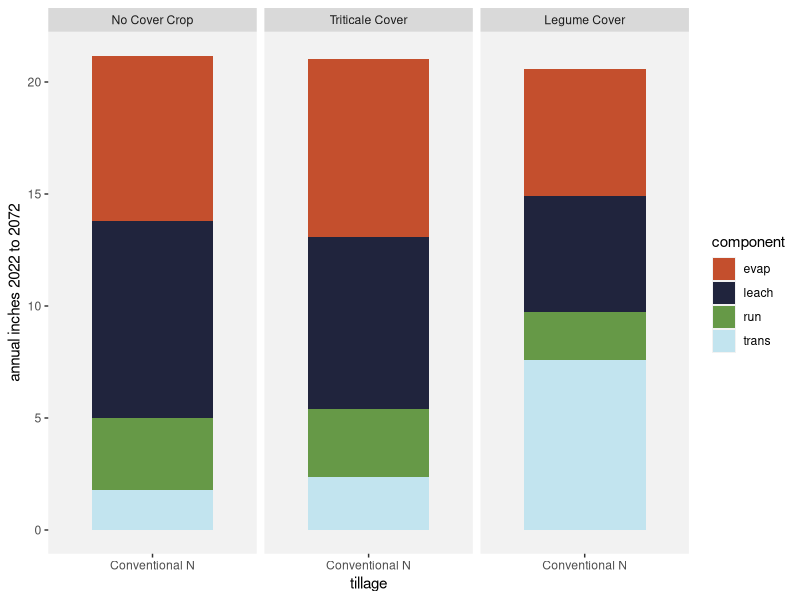
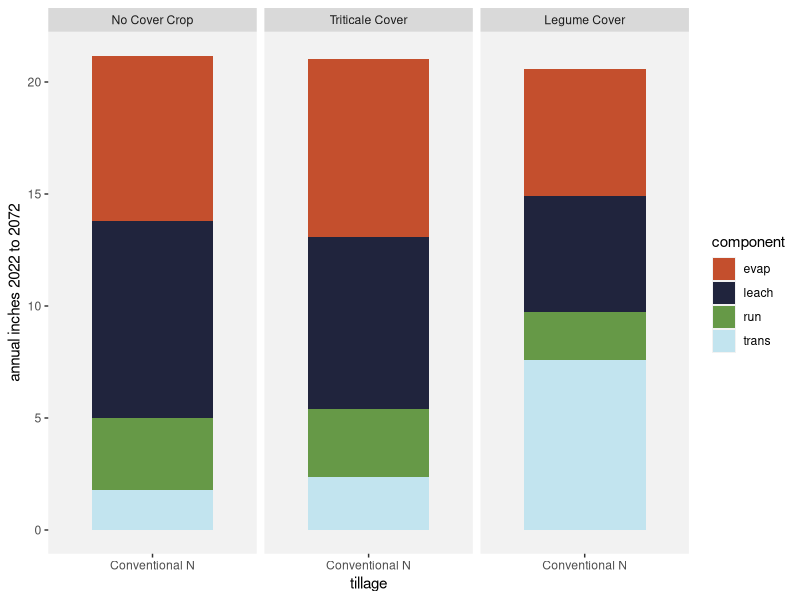
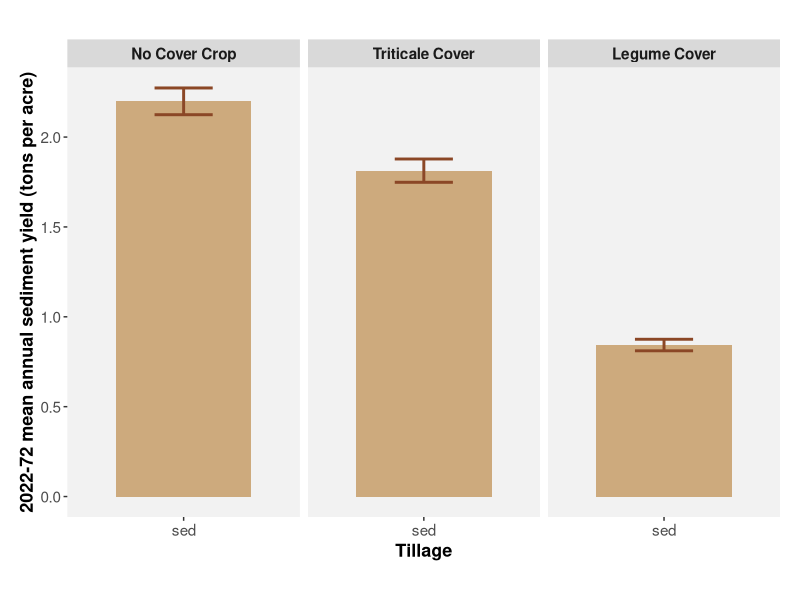
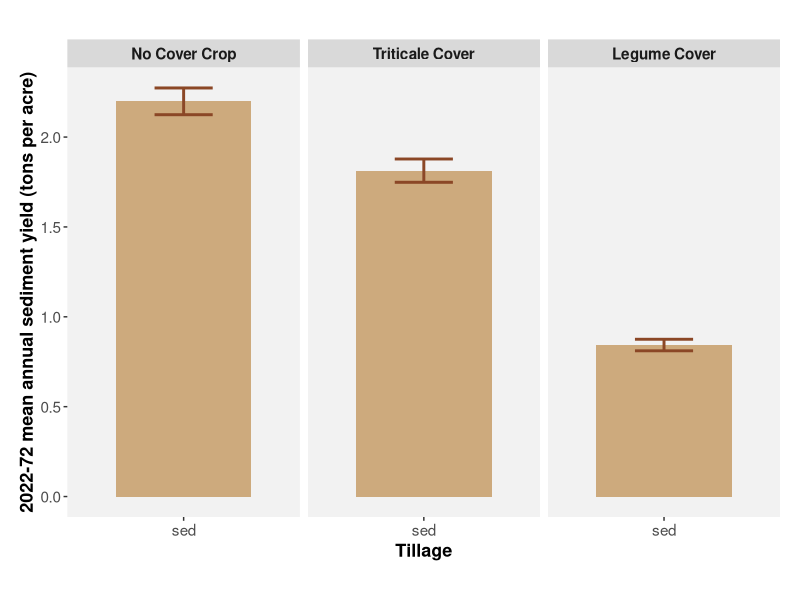

These charts were generated, in order, by the following R code:
library(tidyverse) # has ggplot, dplyr, etc.
library(reshape2)

se <- function(x) sd(x) / sqrt(length(x))

# if you only need annual totals skip to wdatyr below

# # if you need daily estimates use this:
# wdat <- read.csv("data/large_data/daily water, sediments/CA_almonds_day_water_20240220.csv")
# 
# # UNITS: Transpiration, Evaporation, Water leaching, and runoff are mm/day.
# # Sediment yield is kg/ha.
# 
# # sum data by year  #### re-ran 3/14/24 with new data
# wdatyr <- wdat %>%
#   group_by(site_name, crop_system_name, management_name, climate_scenario, Year) %>%
#   summarize(trans.yr = sum(Transpiration.mm.), evap.yr = sum(Evaporation.mm.),
#             leach.yr = sum(WaterLeaching), run.yr = sum(Runoff), sed.yr = sum(SedimentYield))
# 
# # #
# 
# write.csv(wdatyr, "data/water, nitrate, sediments/CA_alm_water,seds_annualtotals.csv", row.names=F)
# 
# # clean up
# rm(wdat)



wdatyr <- read.csv("data/water, nitrate, sediments/CA_alm_water,seds_annualtotals.csv")

# colnames(wdatyr)[c(2,3,5)] <- c("crop", "management", "year") 
# # unique(wdatyr$crop) # "almond-a" "almond-c"  -a is alley, -c is crop, alley is 55% and crop is 45% in weighting values together to come up with one value for the system
# # unique(wdatyr$management) # "ct-bc" "ct-lc" "ct-nc" "nt-bc" "nt-lc" "nt-nc" "rt-bc" "rt-lc" "rt-nc" "cn"    "rn" 
# # crop row: cn for conventional N and rn for reduced n
# # alley area: ct- = conventional till, nt= no till, rt= reduced till
#   # bc = triticale cover (basic cover), nc = no cover, lc=legume cover
# 
# wdatyr <- wdatyr[wdatyr$year>2021 & wdatyr$year<2073 & wdatyr$climate_scenario=="rcp60",]
# # 
# wdatyr$till <- ifelse(grepl("ct-", wdatyr$management), "CT", 
#                       ifelse(grepl("rt-", wdatyr$management), "RT", 
#                              ifelse(grepl("nt-", wdatyr$management), "NT", "NA")))
# # # check
# # unique(wdatyr$till)  # there will be NA values for the "cn" and "rn" for crop areas
# 
# # dummy for CC or NC
# wdatyr$cc <- ifelse(grepl("-nc", wdatyr$management), "NC", 
#                     ifelse(grepl("-bc", wdatyr$management), "TC", 
#                            ifelse(grepl("-lc", wdatyr$management), "LC", "NA")))  #triticale, legume
# 
# 
# # # check
# # unique(wdatyr$cc) # there will be NA values for the "cn" and "rn" for crop areas
# 
# # dummy for N treatment
# wdatyr$nfert <- ifelse(grepl("cn", wdatyr$management), "Conventional N", 
#                        ifelse(grepl("rn", wdatyr$management), "Reduced N", "NA"))
# 
# # check
# # unique(wdatyr$nfert) # there will be NA values for the alley areas
# 
# wdatyr$system <- ifelse(grepl("-a", wdatyr$crop), "alley", "crop")
# # unique(wdatyr$system)
# 
# 
# # dummy for decade
# wdatyr$decade <- ifelse(wdatyr$year <2031, "2020s",
#                         ifelse(wdatyr$year>=2031 & wdatyr$year <2041, "2030s",
#                                ifelse(wdatyr$year>=2041 & wdatyr$year <2051, "2040s",
#                                       ifelse(wdatyr$year>=2051 & wdatyr$year <2061, "2050s",
#                                              ifelse(wdatyr$year>=2061 & wdatyr$year <2071, "2060s", "2070s")))))
# # unique(wdatyr$decade)
# 
# wdatyr$et.yr <- wdatyr$evap.yr + wdatyr$trans.yr
# 
# # do calculations for alley + crop row proportions to get one value for the whole system
# 
# wdatyr.a <- wdatyr[wdatyr$system=="alley",]
# colnames(wdatyr.a)[c(6:10, 16)] <- c("trans.yr.alley", "evap.yr.alley", "leach.yr.alley", "run.yr.alley", "sed.yr.alley", "et.yr.alley")
# wdatyr.a <- wdatyr.a[,c(1,5:12,15, 16)]
# 
# wdatyr.c <- wdatyr[wdatyr$system=="crop",]
# colnames(wdatyr.c)[c(6:10, 16)] <- c("trans.yr.crop", "evap.yr.crop", "leach.yr.crop", "run.yr.crop", "sed.yr.crop", "et.yr.crop")
# wdatyr.c <- wdatyr.c[,c(1,5:10,13,15, 16)]
# 
# wdatyrw <- full_join(wdatyr.a, wdatyr.c, by=join_by(site_name, decade, year),
#                      suffix=c(".x", ".y"),
#                      multiple="all",
#                      relationship="many-to-many")
# 
# # expect to have twice as many rows as wdatyr.a - basically need two copies of wdatyr.a - 
# # one copy to combine with Conventional N and one copy to combine with Reduced N.
# 
# 
# 
# rm(wdatyr.a, wdatyr.c)
# 
# # do the math to combine alley and row nitrate losses to one system value
# wdatyrw$trans.yrtot <- (0.45*wdatyrw$trans.yr.crop) + (0.55*wdatyrw$trans.yr.alley)
# wdatyrw$evap.yrtot <- (0.45*wdatyrw$evap.yr.crop) + (0.55*wdatyrw$evap.yr.alley)
# wdatyrw$leach.yrtot <- (0.45*wdatyrw$leach.yr.crop) + (0.55*wdatyrw$leach.yr.alley)
# wdatyrw$run.yrtot <- (0.45*wdatyrw$run.yr.crop) + (0.55*wdatyrw$run.yr.alley)
# wdatyrw$sed.yrtot <- (0.45*wdatyrw$sed.yr.crop) + (0.55*wdatyrw$sed.yr.alley)
# wdatyrw$et.yrtot <- (0.45*wdatyrw$et.yr.crop) + (0.55*wdatyrw$et.yr.alley)
# 
# # convert mm to inches (except sediments are in kg/ha  to lb/ac)
# wdatyrw$trans.yrtot.in <- wdatyrw$trans.yrtot/25.4
# wdatyrw$evap.yrtot.in <- wdatyrw$evap.yrtot/25.4
# wdatyrw$leach.yrtot.in <- wdatyrw$leach.yrtot/25.4
# wdatyrw$run.yrtot.in <- wdatyrw$run.yrtot/25.4
# wdatyrw$sed.yrtot.lbac <- wdatyrw$sed.yrtot/(0.4536*2.471)
# wdatyrw$et.yrtot.in <- wdatyrw$et.yrtot/25.4
# 
# wdatyrw$grtot.in <- wdatyrw$trans.yrtot.in + wdatyrw$evap.yrtot.in + wdatyrw$leach.yrtot.in + wdatyrw$run.yrtot.in
# 
# wdatyrw <- wdatyrw[,c(1,2,8:10, 17, 25:31)]

# write.csv(wdatyrw, "data/water, nitrate, sediments/CA_alm_wdatyr.csv", row.names=F)

wdatyrw <- read.csv("data/water, nitrate, sediments/CA_alm_wdatyr.csv")

# means across all years,

wmeaninch <- wdatyrw %>%
  group_by(cc, nfert) %>%  ### till,  the results do not differ greatly between tillage treatments so I'm coming back here and averaging across tillage
  summarize(et_mean = mean(et.yrtot.in), 
            evap_mean = mean(evap.yrtot.in),
            trans_mean = mean(trans.yrtot.in),
            leach_mean = mean(leach.yrtot.in),
            run_mean = mean(run.yrtot.in),
            sed_mean = mean(sed.yrtot.lbac),
            grtot_mean = mean(grtot.in),
            et_se = se(et.yrtot.in), 
            evap_se = se(evap.yrtot.in),
            trans_se = se(trans.yrtot.in),
            leach_se = se(leach.yrtot.in),
            run_se = se(run.yrtot.in),
            sed_se = se(sed.yrtot.lbac),
            grtot_se = se(grtot.in)) %>%
  pivot_longer(cols= -c( "cc", "nfert"), # i.e., don't pivot these columns  # till, 
               names_to=c("component", ".value"), # what we are calling the objects 
               # there should be as many new columns as there are unique tags
               # after the "_" separator (i.e., "_mean" and "_se")
               names_sep="_")  # note this type of pivot_longer doesn't work if you use a "." separator!
                          

# for stacked bar, want error bars, would need to make a new variable that is the sum of the variable mean + the means below it.


# are the water components different among tillage and cover crop treatment groups??
# probably a more efficient way to code this with fewer lines but didn't have time to think that through

effecttrans <- aov(trans.yrtot.in ~cc, data=wdatyrw[wdatyrw$till %in% c("CT", "NT") & wdatyrw$nfert=="Conventional N",])  # 
summary(effecttrans)
# previous results when we include tillage: 
# till           1      2       2    0.413 0.5203    
# cc             2  33011   16506 3392.895 <2e-16 ***
#   till:cc        2     39      19    3.980 0.0187 *  
#   Residuals   4890  23789       5                    
# ---
#   Signif. codes:  0 ‘***’ 0.001 ‘**’ 0.01 ‘*’ 0.05 ‘.’ 0.1 ‘ ’ 1

## cc only model: 
# Df Sum Sq Mean Sq F value Pr(>F)    
# cc             2  33011   16506    3389 <2e-16 ***
#   Residuals   4893  23830       5                   
# ---
#   Signif. codes:  0 ‘***’ 0.001 ‘**’ 0.01 ‘*’ 0.05 ‘.’ 0.1 ‘ ’ 1
Tukouttrans <- TukeyHSD(effecttrans)
cldtrans<- multcompView::multcompLetters4(effecttrans, Tukouttrans)
cldtrans<- as.data.frame.list(cldtrans$cc) # $`till:cc`

effectevap <- aov(evap.yrtot.in ~cc, data=wdatyrw[wdatyrw$till %in% c("CT", "NT") & wdatyrw$nfert=="Conventional N",])  # 
summary(effectevap)
# cc*till results:
# Df Sum Sq Mean Sq  F value   Pr(>F)    
# till           1      0     0.0    0.000 0.996784    
# cc             2   4611  2305.3 1600.177  < 2e-16 ***
#   till:cc        2     27    13.3    9.206 0.000102 ***
#   Residuals   4890   7045     1.4                      
# ---
#   Signif. codes:  0 ‘***’ 0.001 ‘**’ 0.01 ‘*’ 0.05 ‘.’ 0.1 ‘ ’ 1

# cc only
# Df Sum Sq Mean Sq F value Pr(>F)    
# cc             2   4611  2305.3    1595 <2e-16 ***
#   Residuals   4893   7071     1.4                   
# ---
#   Signif. codes:  0 ‘***’ 0.001 ‘**’ 0.01 ‘*’ 0.05 ‘.’ 0.1 ‘ ’ 1
Tukoutevap <- TukeyHSD(effectevap)
cldevap<- multcompView::multcompLetters4(effectevap, Tukoutevap)
cldevap<- as.data.frame.list(cldevap$cc) # $`till:cc`

effectleach <- aov(leach.yrtot.in ~cc, data=wdatyrw[wdatyrw$till %in% c("CT", "NT") & wdatyrw$nfert=="Conventional N",])  # 
summary(effectleach)
# cc*till
# Df Sum Sq Mean Sq F value Pr(>F)    
# till           1     44      44   0.494  0.482    
# cc             2  11020    5510  62.258 <2e-16 ***
#   till:cc        2     34      17   0.190  0.827    
# Residuals   4890 432794      89                   
# ---
#   Signif. codes:  0 ‘***’ 0.001 ‘**’ 0.01 ‘*’ 0.05 ‘.’ 0.1 ‘ ’ 1

# cc only
# Df Sum Sq Mean Sq F value Pr(>F)    
# cc             2  11020    5510   62.28 <2e-16 ***
#   Residuals   4893 432872      88                   
# ---
#   Signif. codes:  0 ‘***’ 0.001 ‘**’ 0.01 ‘*’ 0.05 ‘.’ 0.1 ‘ ’ 1
Tukoutleach <- TukeyHSD(effectleach)
cldleach<- multcompView::multcompLetters4(effectleach, Tukoutleach)
cldleach<- as.data.frame.list(cldleach$cc)  # $`till:cc`

effectrun <- aov(run.yrtot.in ~cc, data=wdatyrw[wdatyrw$till %in% c("CT", "NT") & wdatyrw$nfert=="Conventional N",])  # 
summary(effectrun)
# cc*till results
# Df Sum Sq Mean Sq F value   Pr(>F)    
# till           1    118   118.0   4.385   0.0363 *  
#   cc             2   1104   551.9  20.509 1.35e-09 ***
#   till:cc        2    115    57.6   2.140   0.1178    
# Residuals   4890 131602    26.9                     
# ---
#   Signif. codes:  0 ‘***’ 0.001 ‘**’ 0.01 ‘*’ 0.05 ‘.’ 0.1 ‘ ’ 1

# cc only results
# Df Sum Sq Mean Sq F value   Pr(>F)    
# cc             2   1104   551.9   20.48 1.38e-09 ***
#   Residuals   4893 131835    26.9                     
# ---
#   Signif. codes:  0 ‘***’ 0.001 ‘**’ 0.01 ‘*’ 0.05 ‘.’ 0.1 ‘ ’ 1
Tukoutrun <- TukeyHSD(effectrun)
cldrun<- multcompView::multcompLetters4(effectrun, Tukoutrun)
cldrun<- as.data.frame.list(cldrun$cc)

effectsed <- aov(sed.yrtot.lbac ~cc, data=wdatyrw[wdatyrw$till %in% c("CT", "NT") & wdatyrw$nfert=="Conventional N",])  # 
summary(effectsed)
# till*cc output
# Df    Sum Sq Mean Sq F value Pr(>F)    
# till           1    121026  121026   1.792  0.181    
# cc             2  12420177 6210088  91.940 <2e-16 ***
#   till:cc        2     61570   30785   0.456  0.634    
# Residuals   4890 330295382   67545                   
# ---
#   Signif. codes:  0 ‘***’ 0.001 ‘**’ 0.01 ‘*’ 0.05 ‘.’ 0.1 ‘ ’ 1

# cc only output
# Df    Sum Sq Mean Sq F value Pr(>F)    
# cc             2  12420177 6210088   91.94 <2e-16 ***
#   Residuals   4893 330477978   67541                   
# ---
#   Signif. codes:  0 ‘***’ 0.001 ‘**’ 0.01 ‘*’ 0.05 ‘.’ 0.1 ‘ ’ 1
Tukoutsed <- TukeyHSD(effectsed)
cldsed<- multcompView::multcompLetters4(effectsed, Tukoutsed)
cldsed<- as.data.frame.list(cldsed$cc)

effectgr <- aov(grtot.in ~cc, data=wdatyrw[wdatyrw$till %in% c("CT", "NT") & wdatyrw$nfert=="Conventional N",])  # 
summary(effectgr)
# till*cc output
# Df  Sum Sq Mean Sq F value Pr(>F)
# till           1      32   32.21   0.150  0.698
# cc             2     358  178.95   0.835  0.434
# till:cc        2      29   14.48   0.068  0.935
# Residuals   4890 1047659  214.25   

# cc only output
# Df  Sum Sq Mean Sq F value Pr(>F)
# cc             2     358   178.9   0.836  0.434
# Residuals   4893 1047720   214.1     
Tukoutgr <- TukeyHSD(effectgr)
cldgr<- multcompView::multcompLetters4(effectgr, Tukoutgr)
cldgr<- as.data.frame.list(cldgr$cc)


cldtrans$component <- rep("trans", 3)  # ,3) if cc only, ,3) if till*cc
cldevap$component <- rep("evap", 3)
cldrun$component <- rep("run", 3)
cldleach$component <- rep("leach", 3)
cldsed$component <- rep("sed", 3)
cldgr$component <- rep("grtot", 3)

wmeaninch2 <- wmeaninch[wmeaninch$nfert=="Conventional N" & !wmeaninch$component=="et",] # & !wmeaninch$till=="RT",]

cldtrans <- cldtrans[,c("Letters", "component")]
cldevap <- cldevap[,c("Letters", "component")]
cldrun <- cldrun[,c("Letters", "component")]
cldleach <- cldleach[,c("Letters", "component")]
cldsed <- cldsed[,c("Letters", "component")]
cldgr <- cldgr[,c("Letters", "component")]

cld <- rbind(cldtrans, cldevap, cldrun, cldleach, cldsed, cldgr)
cld <- group_by(cld, component) %>%
  arrange(component, Letters) 
cld$ID <- 1:nrow(cld)

### use this table to talk about significant differences among treatments within each water component
wmeaninch2 <- group_by(wmeaninch2, component) %>%
  arrange(desc(mean), .by_group=T) %>%
  ungroup() %>%
  mutate(ID=c(1:length(component))) %>%
  full_join(., cld)

rm(cld, cldtrans, cldevap, cldrun, cldleach,cldsed, cldgr, Tukoutevap, Tukoutgr, Tukoutleach, Tukoutrun, Tukoutsed, Tukouttrans,
   effectevap, effectgr, effectleach, effectrun, effectsed, effecttrans)
# for aovs with cover crops only
# # A tibble: 18 × 7
# cc    nfert          component    mean        se    ID Letters
# <chr> <chr>          <chr>       <dbl>     <dbl> <int> <chr>  
#   1 TC    Conventional N evap         7.95   0.0250      1 a      
# 2 NC    Conventional N evap         7.40   0.0270      2 b      
# 3 LC    Conventional N evap         5.67   0.0204      3 c      
# 4 NC    Conventional N grtot       21.2    0.301       4 a      
# 5 TC    Conventional N grtot       21.0    0.299       5 a      
# 6 LC    Conventional N grtot       20.6    0.289       6 a      
# 7 NC    Conventional N leach        8.77   0.204       7 a      
# 8 TC    Conventional N leach        7.71   0.205       8 b      
# 9 LC    Conventional N leach        5.16   0.155       9 c      
# 10 NC    Conventional N run          3.21   0.114      10 a      
# 11 TC    Conventional N run          3.01   0.111      11 a      
# 12 LC    Conventional N run          2.17   0.0900     12 b      
# 13 NC    Conventional N sed       4398.   149.         13 a      
# 14 TC    Conventional N sed       3627.   130.         14 b      
# 15 LC    Conventional N sed       1686.    64.0        15 c      
# 16 LC    Conventional N trans        7.58   0.0767     16 a      
# 17 TC    Conventional N trans        2.38   0.00772    17 b      
# 18 NC    Conventional N trans        1.81   0.00466    18 c      

# print(wmeaninch2, n=nrow(wmeaninch2))
# # A tibble: 36 × 8
# till  cc    nfert          component   mean       se    ID Letters
# <chr> <chr> <chr>          <chr>      <dbl>    <dbl> <int> <chr>  
#   1 NT    TC    Conventional N evap        8.02  0.0427      1 a      
# 2 CT    TC    Conventional N evap        7.85  0.0438      2 b      
# 3 NT    NC    Conventional N evap        7.41  0.0469      3 c      
# 4 CT    NC    Conventional N evap        7.39  0.0466      4 c      
# 5 CT    LC    Conventional N evap        5.76  0.0369      5 d      
# 6 NT    LC    Conventional N evap        5.57  0.0334      6 e      
# 7 CT    NC    Conventional N grtot      21.2   0.521       7 a      
# 8 NT    NC    Conventional N grtot      21.2   0.521       8 a      
# 9 CT    TC    Conventional N grtot      21.1   0.519       9 a      
# 10 NT    TC    Conventional N grtot      21.0   0.515      10 a      
# 11 CT    LC    Conventional N grtot      20.7   0.508      11 a      
# 12 NT    LC    Conventional N grtot      20.4   0.490      12 a      
# 13 CT    NC    Conventional N leach       8.77  0.354      13 a      
# 14 NT    NC    Conventional N leach       8.76  0.354      14 a      
# 15 NT    TC    Conventional N leach       7.80  0.359      15 a      
# 16 CT    TC    Conventional N leach       7.62  0.353      16 a      
# 17 NT    LC    Conventional N leach       5.39  0.281      17 b      
# 18 CT    LC    Conventional N leach       4.99  0.260      18 b      
# 19 CT    NC    Conventional N run         3.21  0.197      19 a      
# 20 NT    NC    Conventional N run         3.20  0.198      20 ab     
# 21 CT    TC    Conventional N run         3.08  0.195      21 ab     
# 22 NT    TC    Conventional N run         2.89  0.190      22 ab     
# 23 CT    LC    Conventional N run         2.47  0.173      23 bc     
# 24 NT    LC    Conventional N run         1.74  0.126      24 c      
# 25 CT    NC    Conventional N sed       194.   11.4        25 a      
# 26 NT    NC    Conventional N sed       194.   11.4        26 a      
# 27 CT    TC    Conventional N sed       162.    9.84       27 ab     
# 28 NT    TC    Conventional N sed       152.    9.76       28 b      
# 29 CT    LC    Conventional N sed        82.6   5.23       29 c      
# 30 NT    LC    Conventional N sed        64.5   4.34       30 c      
# 31 NT    LC    Conventional N trans       7.66  0.134      31 a      
# 32 CT    LC    Conventional N trans       7.51  0.132      32 a      
# 33 CT    TC    Conventional N trans       2.53  0.0141     33 b      
# 34 NT    TC    Conventional N trans       2.26  0.0116     34 b      
# 35 CT    NC    Conventional N trans       1.81  0.00808    35 c      
# 36 NT    NC    Conventional N trans       1.81  0.00808    36 c 


# 
# wtotlong$variable <- factor(wtotlong$variable, levels=c("evap", "trans", "leach", "run", "sed", "et"))


windows(xpinch=200, ypinch=200, width=5, height=5)

# annual water
ggplot(data=wmeaninch[!wmeaninch$component %in% c("sed", "et", "grtot") & 
                        wmeaninch$nfert=="Conventional N",], 
       aes(x=nfert, y=mean, fill=component)) +
  geom_bar(stat="identity", width=0.7) +   # , color="#20243d"
  # geom_errorbar(aes(ymin=mean-se, ymax=mean+se), width=0.3, position=position_dodge(0.8), color="#332288") +
  facet_grid(cols=vars(factor(cc, levels=c("NC", "TC", "LC"))),  #  factor(till, levels=c("CT", "NT"))),  
             # factor(nfert, levels=c("Fall N", "High N", "Recommended N"))),  
             labeller = as_labeller(
               c("NC"="No Cover Crop", "TC" = "Triticale Cover", "LC"="Legume Cover"))) +
                # "CT" = "Conventional Till",  "NT" = "No Till"))) +  #, "RT"="Reduced Ti
  scale_fill_manual(values=c("#c44f2d", "#20243d", "#669947", "#C2e4ef")) +  # "#999933"
  xlab("tillage") +
  ylab("annual inches 2022 to 2072") +
  theme(
    panel.grid.minor=element_blank(), 
    panel.grid.major=element_blank(),
    panel.background = element_rect(fill = 'gray95'))

ggsave("plots/water, nitrate, sediments/CA_almonds_water losses annual stacked bars by cover no tillage.png", width=6, height=4, dpi=300)

# fert rates
(82.2*3)/(0.4536*2.471)
560.4/(0.4536*2.471)





# PLOT FOR SEDIMENTS

sed <- wmeaninch2[wmeaninch2$component=="sed",]
sed$mean.tac <- sed$mean/2000
sed$se.tac <- sed$se/2000

# cc    nfert          component  mean    se    ID Letters mean.tac se.tac
# <chr> <chr>          <chr>     <dbl> <dbl> <int> <chr>      <dbl>  <dbl>
# 1 NC    Conventional N sed       4398. 149.     13 a          2.20  0.0743
# 2 TC    Conventional N sed       3627. 130.     14 b          1.81  0.0648
# 3 LC    Conventional N sed       1686.  64.0    15 c          0.843 0.0320

windows(xpinch=200, ypinch=200, width=5, height=5)


ggplot(data=sed, aes(x=component, y=mean.tac)) +
  geom_bar(stat="identity", position=position_dodge(), width=0.7, fill="burlywood3") +  # color="sienna4", 
  geom_errorbar(aes(ymin = mean.tac - se.tac, ymax = mean.tac + se.tac), 
                width=0.3, position = position_dodge(0.8), color="sienna4", linewidth=1) +
  facet_grid(cols=vars(factor(cc, levels=c("NC", "TC", "LC"))),  #  factor(till, levels=c("CT", "NT"))),  
             # factor(nfert, levels=c("Fall N", "High N", "Recommended N"))),  
             labeller = as_labeller(
               c("NC"="No Cover Crop", "TC" = "Triticale Cover", "LC"="Legume Cover"))) +
  # "CT" = "Conventional Till",  "NT" = "No Till"))) +  #, "RT"="Reduced Ti
  # scale_y_continuous(breaks=seq(0,300, 50), limits=c(0,300)) +
  # scale_x_discrete(breaks = c("CT", "RT", "NT"),
  #                  labels = c("Conv.", "Reduced", "No")) +

  xlab("Tillage") +
  ylab('2022-72 mean annual sediment yield (tons per acre)') +
  theme(
    panel.grid.minor=element_blank(), 
    panel.grid.major=element_blank(),
    panel.background = element_rect(fill = 'gray95'),
    axis.text.x=element_text(size=11),  #angle=-10, hjust=0, 
    axis.text.y=element_text(size=11),
    plot.margin = unit(c(1,0.5,1,0.5), "cm"),
    axis.title=element_text(size=13, face="bold"),
    strip.text=element_text(face="bold", size=11))
# # strip.background=element_rect(fill="lightblue", color="black", size=1) 

ggsave("plots/water, nitrate, sediments/CA_alm sediments mean annual bars cc only.png", width=5, height=4.5, dpi=300)






# noticing that the different treatments seem to have different water balances, but getting same precip input.
# What do these results look like within one year (rather than average or total over many years)

# wdatyr.wbal <- wdatyr %>%
#   group_by(site_name, year, till, cc, nfert, crop_system_name) %>%
#   summarize(sum.etlr = trans.yr + evap.yr + leach.yr + run.yr)
# 
# # average across sites, N treatments
# wdatyr.mean <- wdatyr %>%
#   group_by(year, till, cc) %>%
#   summarize(trans.yrm = mean(trans.yr),
#             evap.yrm = mean(evap.yr),
#             leach.yrm = mean(leach.yr),
#             run.yrm = mean(run.yr),
#             sed.yrm = mean(sed.yr),
#             et.yrm = mean(et.yr))

# wdatyrlong <- melt(wdatyr.mean, id=c("year", "till", "cc"))
# 
# ggplot(data=wdatyrlong[wdatyrlong$year==2025 & !(wdatyrlong$variable %in% c("sed.yrm", "et.yrm")),], 
#        aes(x=till, y=value, fill=variable)) +
#   geom_bar(stat="identity", position=position_dodge(), color="#332288", width=0.8) +
#   #geom_errorbar(aes(ymin=mean-se, ymax=mean+se), width=0.3, position=position_dodge(0.8), color="#332288") +
#   facet_grid(cols=vars(factor(cc, levels=c("CC", "NC"))), 
#              #factor(nfert, levels=c("Fall N", "High N", "Recommended N"))), 
#              labeller = as_labeller(
#                c(CC="Has Cover Crop", NC="No Cover Crop"))) +
#   # "CT" = "Conventional Till", "NT" = "No Till", "RT"="Reduced Till"))) +
#   #"Fall N" = "Fall N", "High N" = "High N", "Recommended N"="Recommended N"))) 
#   scale_fill_manual(values=c("#CC6677","#99DDFF", "#44AA99", "#AA4499")) +  # "#999933"
#   xlab("tillage") +
#   ylab("total mm 2025") +
#   theme(
#     panel.grid.minor=element_blank(), 
#     panel.grid.major=element_blank(),
#     panel.background = element_rect(fill = 'gray95'))
